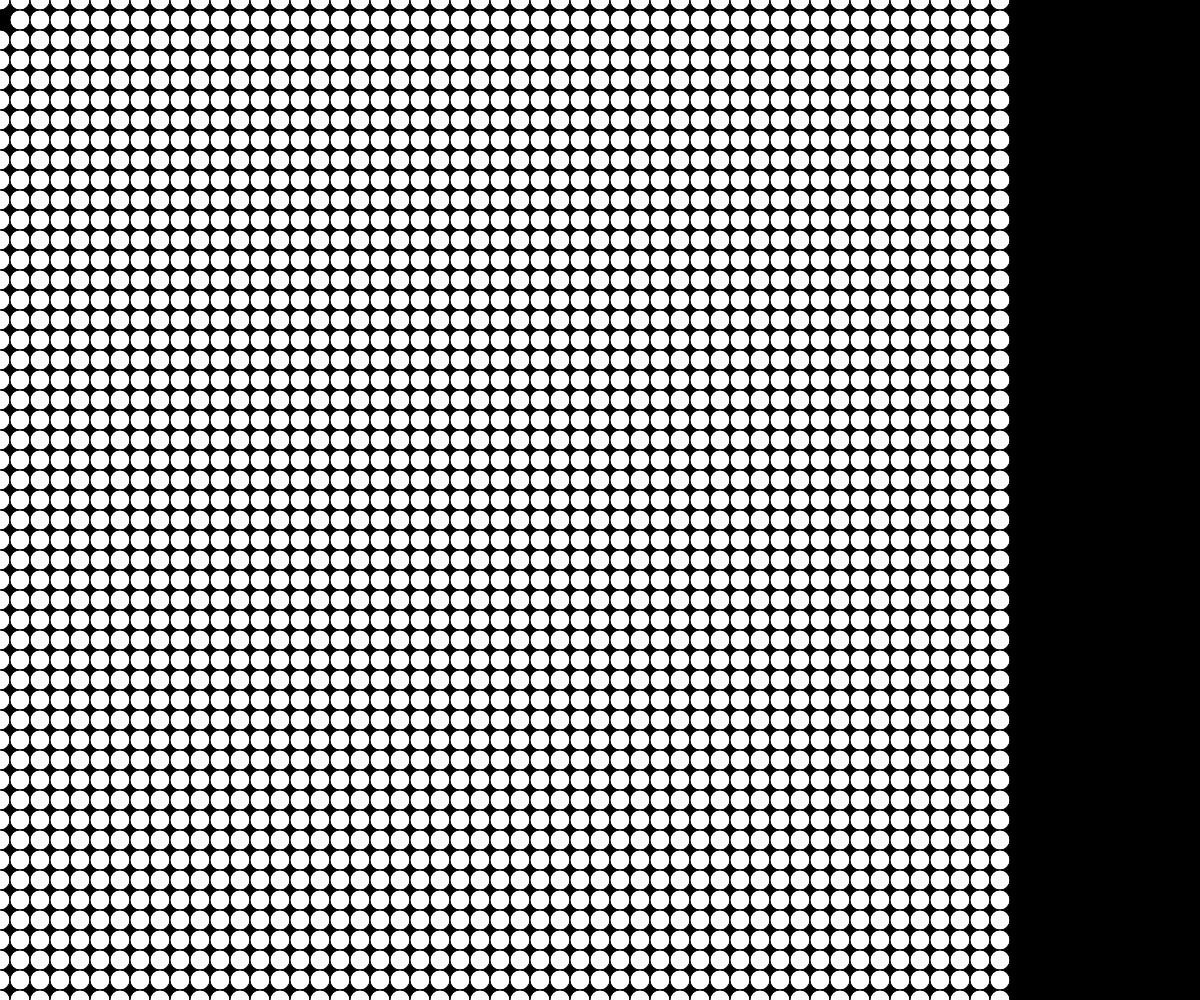
Frame 1 (no input)
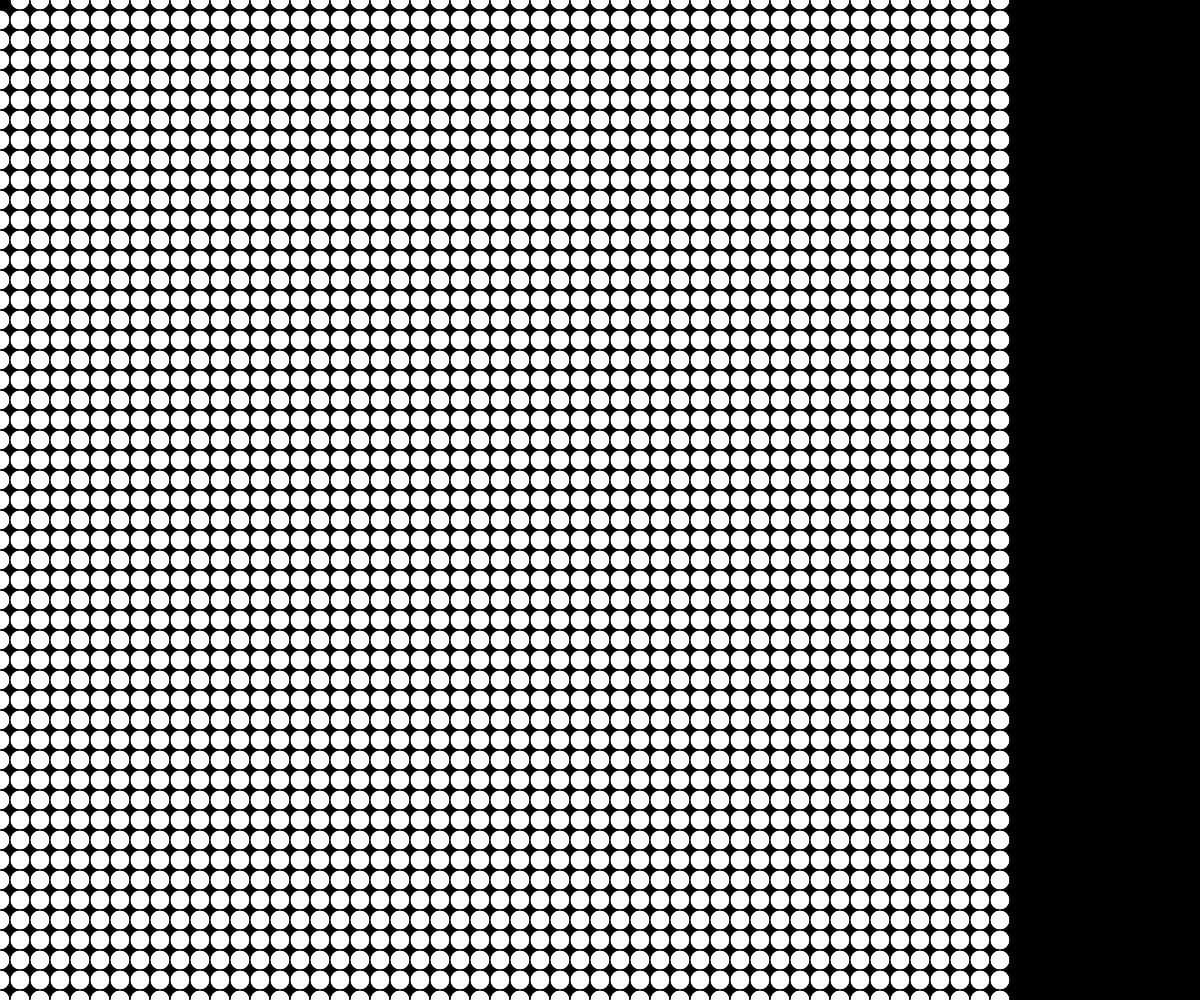
Frame 60 (no input)
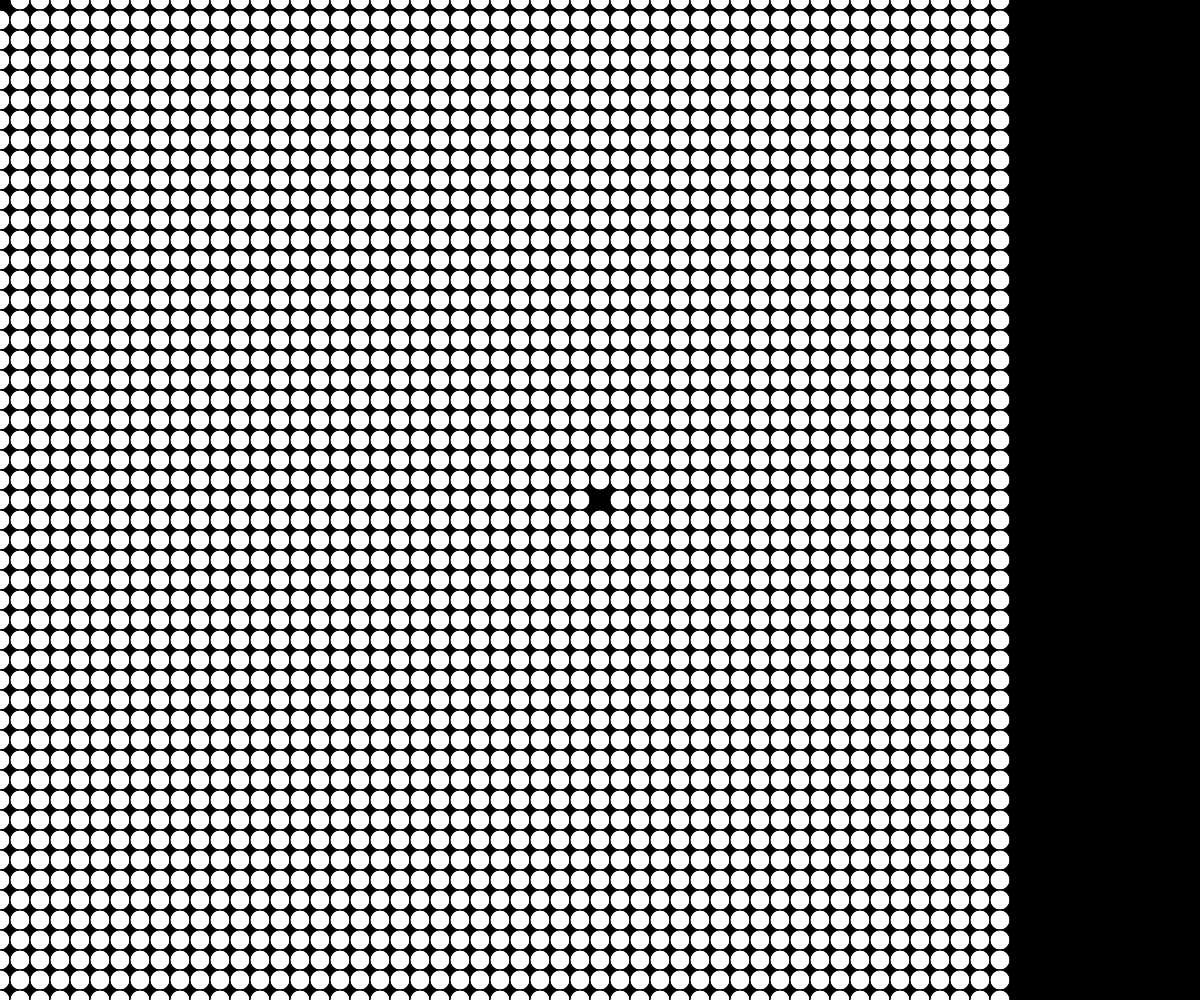
Frame 120 (the mouse pressed at the canvas centre since frame 60)

The p5.js sketch that drew these frames (run headless with seeded random() and noise() and a simulated clock; from frame 60 on, the mouse is pressed at the canvas centre):

// p5.js sketch
// ── sketch.js
// Nested Loops
// Adela
// March 6
//
// Extra for Experts:
// - describe what you did to take this project "above and beyond"

let bubbleSize = 20;
let bubbles = [];


function setup() {
  createCanvas(windowWidth, windowHeight);
  populateArray();
}


function draw() {
  background(0);
  drawBubble();
}


function drawBubble() {
  // through through our array and display a bubble at 
  // each pos
  // possible delete if mouse is close
  //loop by index bc we want to be able to delete
  for (let i = 0; i < bubbles.length; i++) {
    let b = bubbles[i];
    circle(b.x, b.y, bubbleSize);
    textAlign(CENTER, CENTER);
    let d = eDist(b.x, b.y, mouseX, mouseY);
    // text(d, b.x, b.y);
  if(d< bubbleSize/2){
    bubbles.splice(i,1);
  }
  }

  function eDist(x1, y1, x2, y2) {
    // calculate the straight line distance
    let a = x1 - x2; let b = y1 - y2;
    let c = sqrt(pow(a, 2) + pow(b, 2))
    return round(c);
  }
  

}

function populateArray() {
  // simple nested loop test to make ordered pairs

  for (let x = 0; x <= height; x += bubbleSize) {
    //x: 0, 30, 60    y: 0, 30, 60
    for (let y = 0; y <= height; y += bubbleSize) {
      //   print(x, y);
      //   circle(x, y, 30);
      let b = { x: x, y: y }
      bubbles.push(b);
    }
  }
}
